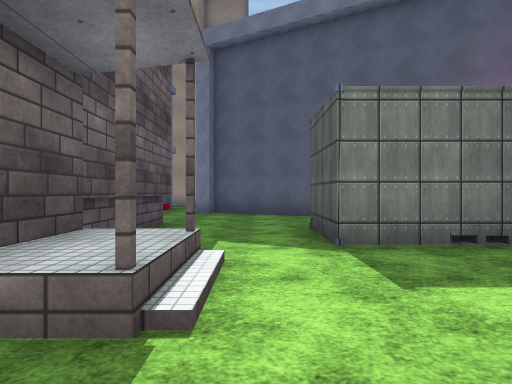
View 1 (above)

16 first-person views from a walk through a scene from a Unity 3-D project. The camera is 1.3 m above the floor, looks level and sees 80° across. The floor is counted in squares, 2 m on a side. Each view is taken from the middle of a square. On the plan, view 1 faces up. The plan holds only what a view shows up to about 10 squares ahead; the rest is blank. The place goes on beyond the plan. Flat ground stands in for the terrain. Some animated figures are left out. Door leaves are left out, so doorways stand open. Some surface patterns are stand-ins.

View 2
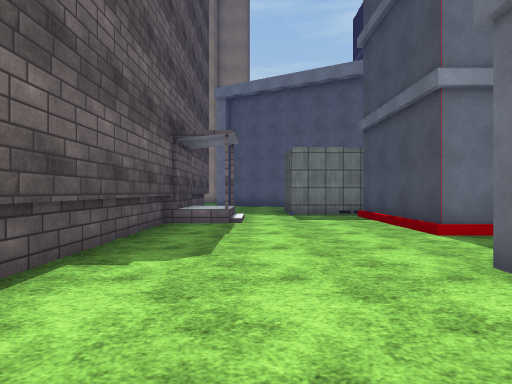

View 3
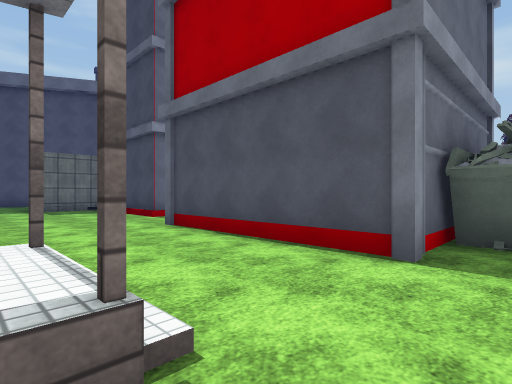

View 4
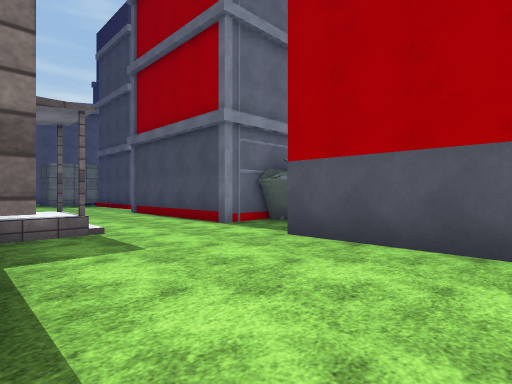

View 5
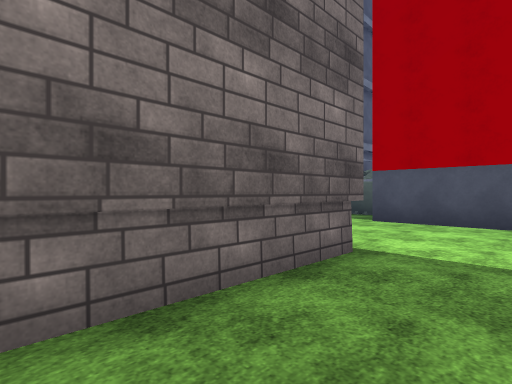

View 6
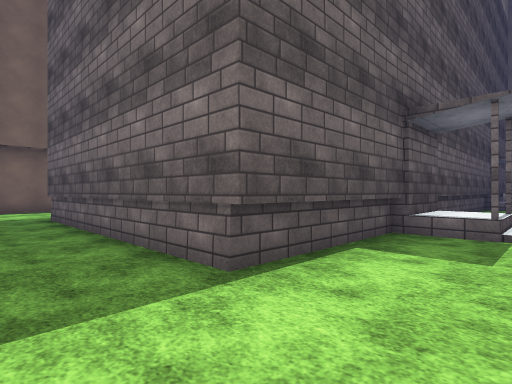

View 7
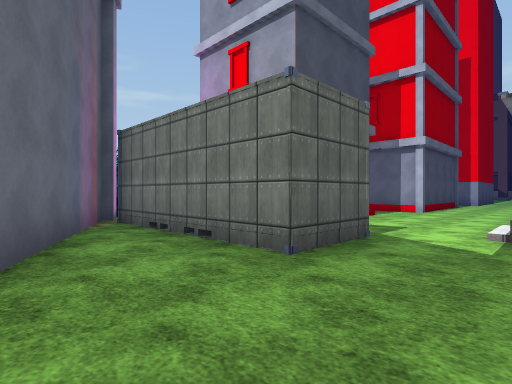

View 8
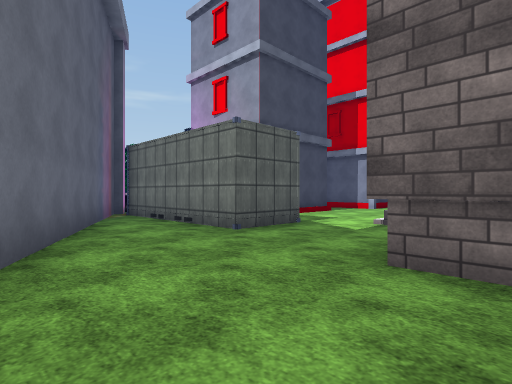

View 9
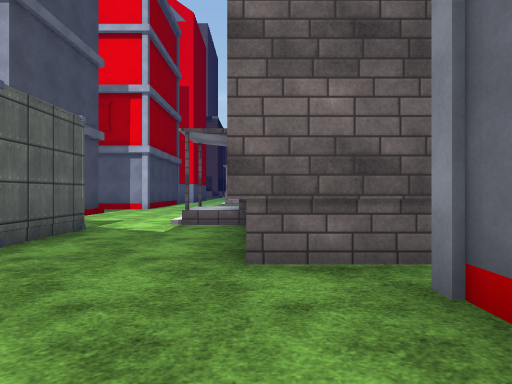

View 10
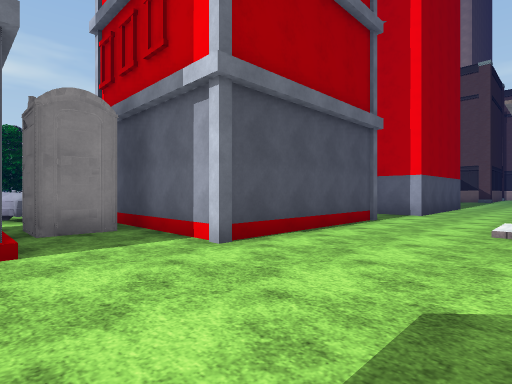

View 11
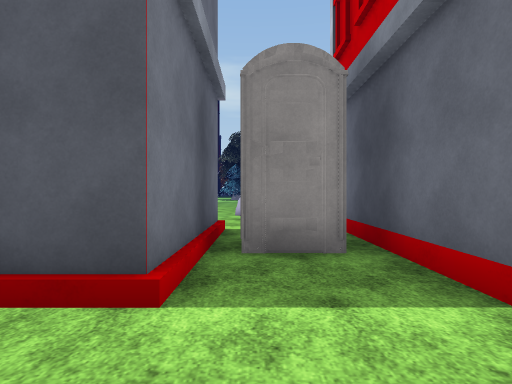

View 12
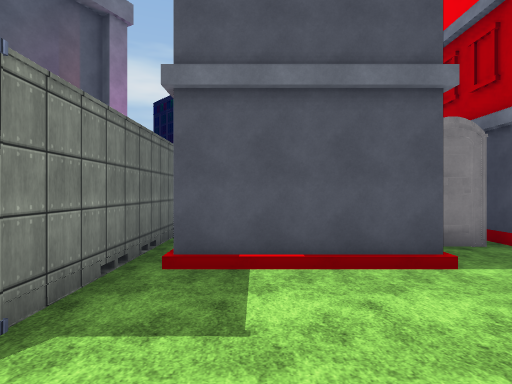

View 13
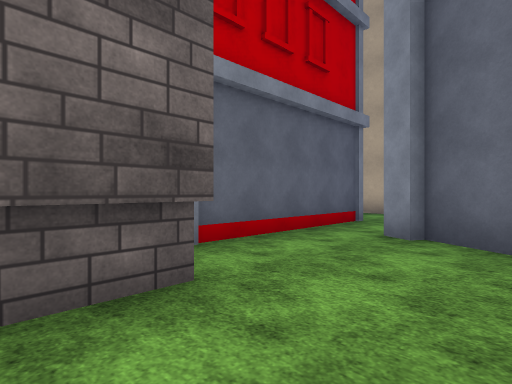

View 14
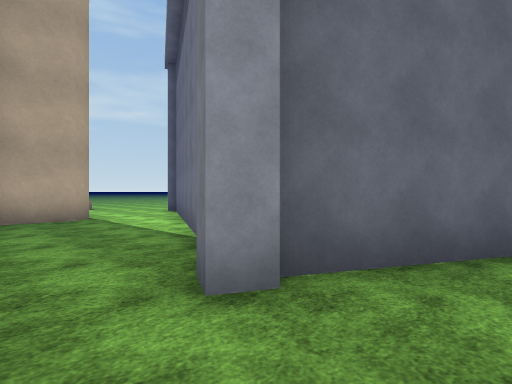

View 15
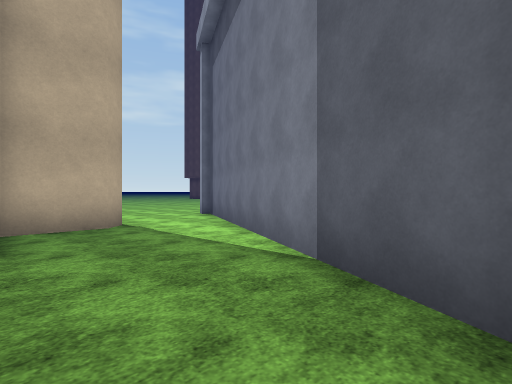

View 16
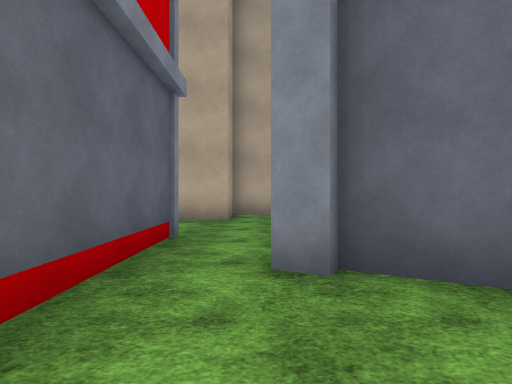

### Floor plan
Key: @ floor where view 1 was taken; # wall or solid block; . main floor; : floor 0.5 m higher than the main floor; O other object.
Columns run from 6 left of view 1 to 9 right of it. Each row starts with its distance up from view 1.
 18       ...O
 17       ...
 16    ###..#
 15    #....#
 14   ##...##
 13   ....O
 12    ...#
 11    O.O
 10    .O##
  9    ...###
  8    .....###
  7    O......###
  6   ###.......#
  5     #..###O##O
  4     #..#####
  3     #:...OOOO
  2     #:...O
  1     #....O
  0     #.@..OOOO...
 -1     #......#.OO.
 -2     #......O
 -3     #...#####
 -4     #...#
 -5     #...#
 -6     ##..##
 -7     ##..O##
 -8     #....OOOO
 -9     #...##
-10 #####...#
-11 ........#
-12  .......#

Positions as (right, up) in squares from view 1, and headings:
1: (0, 0), facing up
2: (0, -5), facing up
3: (-1, -8), facing up-right
4: (-2, -12), facing up-right
5: (-5, -12), facing up-right
6: (0, -12), facing up-left
7: (-1, 8), facing down-right
8: (-3, 9), facing down-right
9: (-2, 9), facing down
10: (-1, 0), facing down-right
11: (1, -1), facing right
12: (-1, 2), facing right
13: (0, 5), facing up-left
14: (-3, 8), facing up-right
15: (-3, 10), facing up-right
16: (-2, 7), facing up
